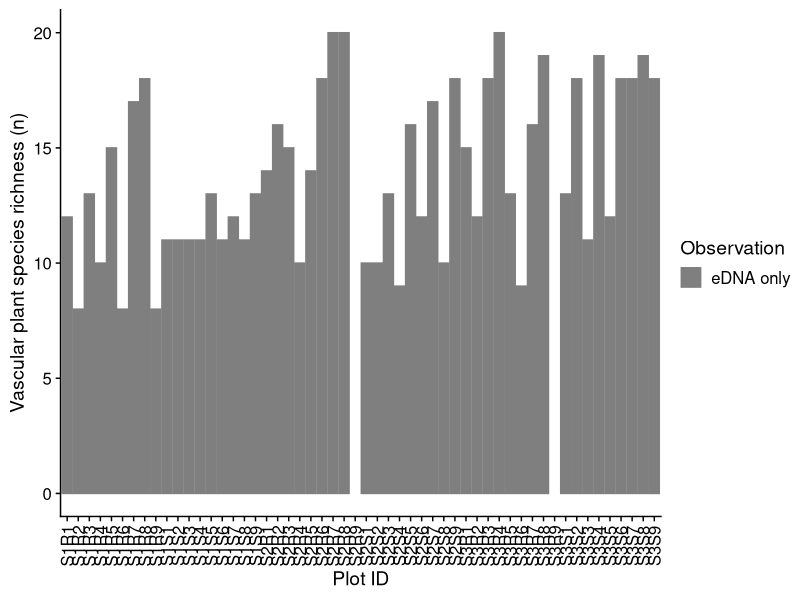
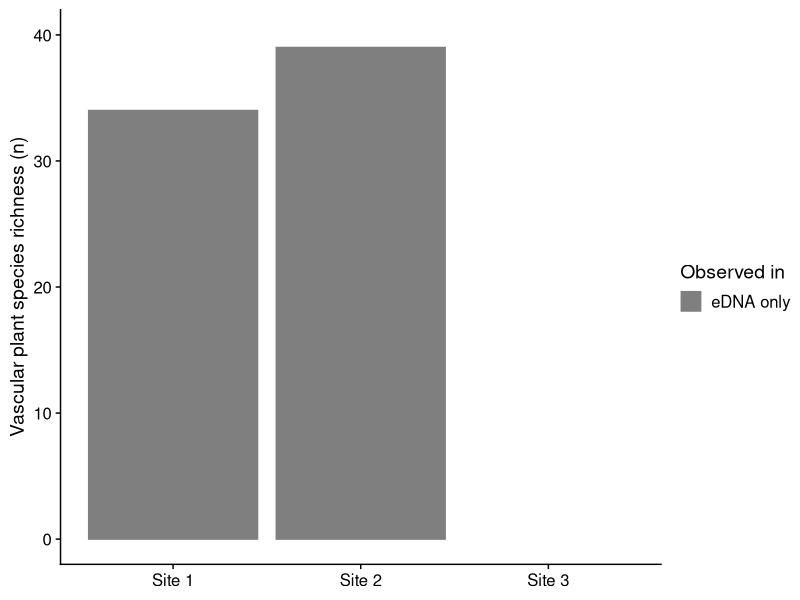

Source code (R) for these figures, in order: (Note: this script raises an error after producing the figures.)
# Figure 1 - Vascular plant richness detection
# Jakob J. Assmann jakob.assmann@uzh.ch March 2025

# Dependencies
library(tidyverse)
library(ggplot2)
library(cowplot)

# Load data
obs_combined <- read_csv("data/analysis/combined_observations.csv")

# Plot level detection of species
plot_level_detection <- obs_combined %>%
    # Remove all genus level only ids
    filter(species != "species" | genus == "Salix") %>%
    # eDNA detection of Salix at the genus level
    group_by(plot_id, genus) %>%
    group_split() %>%
    map(function(x) {
        # If it's not a Salix species skip
        if (unique(x$genus) != "Salix") {
            return(x)
        }
        # If it's just one observaiton of a salix species skip
        if (nrow(x) == 1) {
            return(x)
        }
        # If it's just botanical detections keep only species ids
        if (sum(grepl("eDNA", x$source)) == 0) {
            x <- filter(x, species != "species")
            return(x)
        }
        # In all other cases, assign a random species of the sub set
        # to the eDNA detection
        x[x$source == "eDNA", ]$species <- filter(x, source != "eDNA") %>%
            pull(species) %>%
            sample(1)
        x <- mutate(x, short_name = paste(genus, species))
        # Filter any remaining entries wihtout species id
        x <- filter(x, species != "species")
        return(x)
    }) %>%
    bind_rows() %>%
    group_by(plot_id, species) %>%
    group_split() %>%
    map(function(x) {
        srcs <- unique(x$source)
        slice(x, 1) %>% mutate(source = paste(sort(srcs), collapse = " "))
    }) %>%
    bind_rows() %>%
    distinct(plot_id, short_name, source) %>%
    mutate(source = factor(source, levels = rev(c("botanical eDNA", "botanical", "eDNA")))) %>%
    arrange(plot_id, source)

# Plot richness
plot_richness <- plot_level_detection %>%
    group_by(plot_id, source) %>%
    summarise(n = n()) %>%
    mutate(site_id = substr(plot_id, 1, 2)) %>%
    mutate(site_id = gsub("S", "Site ", site_id))

# Site level detection of species
site_level_detection <- obs_combined %>%
    # Treating salix as one species removing all other species-level ids
    filter(species != "species" | genus == "Salix") %>%
    mutate(site_id = substr(plot_id, 1, 2)) %>%
    select(-plot_id) %>%
    # eDNA detection of Salix at the genus level
    group_by(site_id, genus) %>%
    group_split() %>%
    map(function(x) {
        # If it's not a Salix species skip
        if (unique(x$genus) != "Salix") {
            return(x)
        }
        # If it's just one observaiton of a salix species skip
        if (nrow(x) == 1) {
            return(x)
        }
        # If it's just botanical detections keep only species ids
        if (sum(grepl("eDNA", x$source)) == 0) {
            x <- filter(x, species != "species")
            return(x)
        }
        # In all other cases, assign a random species of the sub set
        # to the eDNA detection
        x[x$source == "eDNA", ]$species <- filter(x, source != "eDNA") %>%
            pull(species) %>%
            sample(1)
        x <- mutate(x, short_name = paste(genus, species))
        # Filter any remaining entries wihtout species id
        x <- filter(x, species != "species")
        return(x)
    }) %>%
    bind_rows() %>%
    group_by(site_id, species) %>%
    group_split() %>%
    map(function(x) {
        srcs <- unique(x$source)
        slice(x, 1) %>% mutate(source = paste(sort(srcs), collapse = " "))
    }) %>%
    bind_rows() %>%
    distinct(site_id, short_name, source) %>%
    mutate(source = factor(source, levels = rev(c("botanical eDNA", "botanical", "eDNA")))) %>%
    arrange(site_id, short_name, source)

# Quick qc:
print(site_level_detection, n = 110)

# Summarise source groupings and visualise
site_richness <- site_level_detection %>%
    group_by(site_id, source) %>%
    summarise(n = n()) %>%
    mutate(site_id = gsub("S", "Site ", site_id))

# pal <- c("#60BFBF", "#BF638E", "#A6936F")
# pal <- c("#BF612A", "#020202", "#1F1A40")
# pal <- c("#8BA37CCC", "#275FA1CC", "#614C4CCC")
# pal <- c("#A12B93FF", "#4BA12BFF", "#332732FF")
pal <- c("#F28F16", "#A62121", "#223F59")
# pal <- c("#8BA37C", "#0490F2", "#614C4C")
# pal <- c("#8BA37C", "#BF638E", "#0490F2")
# pal_fill <- pal
# pal_colour <- pal
# pal_fill <- c("white", "#BF638E", "#8BA37C")
# pal_colour <- c("#858585", "#BF638E", "#8BA37C")
# pal_fill <-  c("#FFFFFF", "#4BA12B", "#332732")
# pal_colour <-  c("#A12B93", "#4BA12B", "#332732")

# Plot level plot
(richness_detection <- ggplot(plot_richness) +
    geom_col(aes(
        x = plot_id,
        y = n,
        fill = source, 
        colour = source
    )) +
    labs(
        y = "Vascular plant species richness (n)",
        x = "Plot ID"
    ) +
    scale_colour_manual(
        values = pal, name = "Observation",
        labels = c("eDNA only", "botanical only", "botanical and eDNA")
    ) +
    scale_fill_manual(
        values = pal, name = "Observation",
        labels = c("eDNA only", "botanical only",  "botanical and eDNA")
    ) +
    scale_y_continuous(limits = c(0, 20)) +
    theme_cowplot() +
    theme(axis.text.x = element_text(angle = 90, vjust = 0.5)))

# Site level plot
(site_richness_plot <- ggplot(site_richness) +
    geom_col(aes(
        x = site_id,
        y = n,
        fill = source, 
        colour = source
    )) +
    labs(
        y = "Vascular plant species richness (n)"
    ) +
    scale_colour_manual(
        values = pal, name = "Observed in",
        labels = c("eDNA only", "botanical only", "botanical and eDNA")
    ) +
    scale_fill_manual(
        values = pal, name = "Observed in",
        labels = c("eDNA only", "botanical only",  "botanical and eDNA")
    )+
    scale_y_continuous(limits = c(0, 40)) +
    theme_cowplot() +
    theme(axis.title.x = element_blank()))


save_plot("figures/figure_2a.png",
    site_richness_plot,
    #plot_grid(richness_detection, site_richness_plot),
    #base_asp = 2 * 1.6,
    bg = "white"
)
